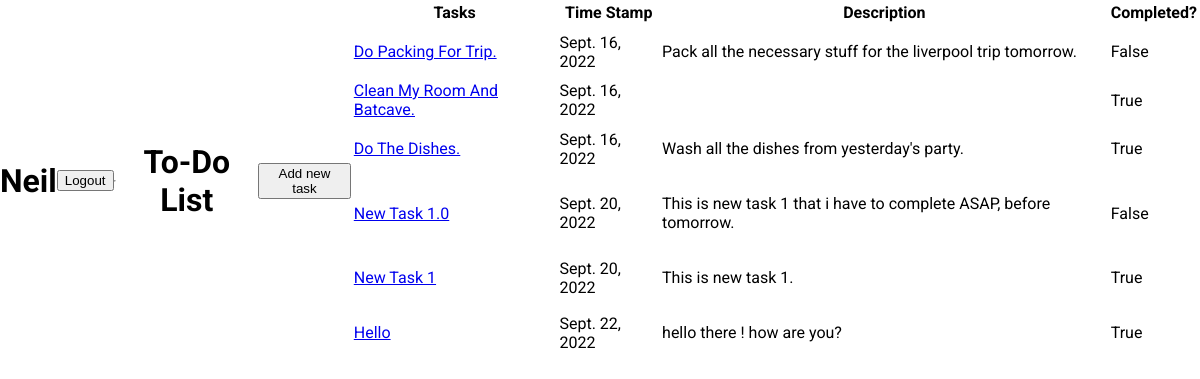
Before: /To-Do-Tasks (signed in) with the older database file.
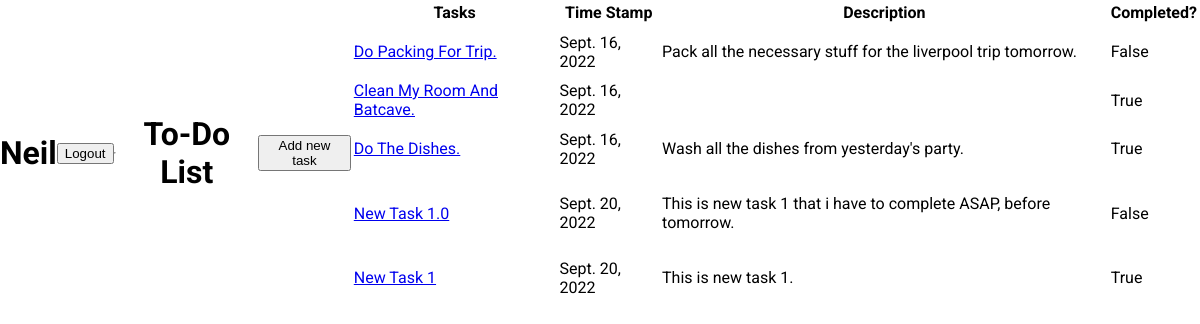
After: the same page with the newer database file.
### todo/models.py (models this page shows, shortened)
class Task(models.Model):
    user = models.ForeignKey(User, on_delete= models.CASCADE, db_index=True)
    timestamp = models.DateTimeField(auto_now_add=True)
    title = models.CharField(max_length= 100)
    description = models.TextField(max_length= 250, null= True, blank=True)
    complete = models.BooleanField(default=False)
    class Meta:
        ordering = ["complete"]

### todo/views.py (the view)
# urls.py: path("To-Do-Tasks", views.TodoTaskView.as_view(), name= "todoPage"),
class TodoTaskView(LoginRequiredMixin, ListView):
    template_name = "todo/todo.html"
    model = models.Task
    context_object_name = "tasks"
    ordering = ["timestamp"]
    def get_context_data(self, **kwargs):
        context = super().get_context_data(**kwargs)
        context["tasks"] = context["tasks"].filter(user=self.request.user)
        return context

### todo/templates/todo/todo.html (shortened to what this page needs)
{% extends "base.html" %}
{% load static %}
{% block cssFiles %}
    <link rel="stylesheet" href="{% static 'todo/todo.css' %}">
{% endblock %}
{% block content %}
    {% if request.user.is_authenticated %}
        <h1>{{ request.user|title}}</h1>
        <a href="{% url 'logoutPage' %}"><button> Logout </button></a>
    {% endif %}
        <hr>
        <h1> To-Do List </h1>
        <div class="linkButtons">
            <a href="{% url 'enterTaskDetails' %}"><button> Add new task </button></a>
        </div>
        <br>
        <div class="taskListUl">
            <table>
                <tr>
                    <th> Tasks </th>
                    <th> Time Stamp</th>
                    <th> Description </th>
                    <th>Completed?</th>
                </tr>
                {% for task in tasks %}
                    <tr>
                        <td>
                            <a href="{% url 'taskInDetail' task.pk %}">{{ task.title|title }}</a>
                        </td>
                        <td>
                            {{ task.timestamp.date }}
                        </td>
                        <td>
                            <p>
                                {{ task.description }}
                            </p>
                        </td>
                        <td>
                            {{ task.complete }}
                        </td>
                    </tr>
                {% empty %}
                    <h3> No items entered in the list to display. </h3>
                {% endfor %}
            </table>
        </div>
{% endblock %}

Changed rows visible on the page:
removed Task: title "Hello", timestamp "Sept. 22, 2022", description "hello there ! how are you?", complete "True"
